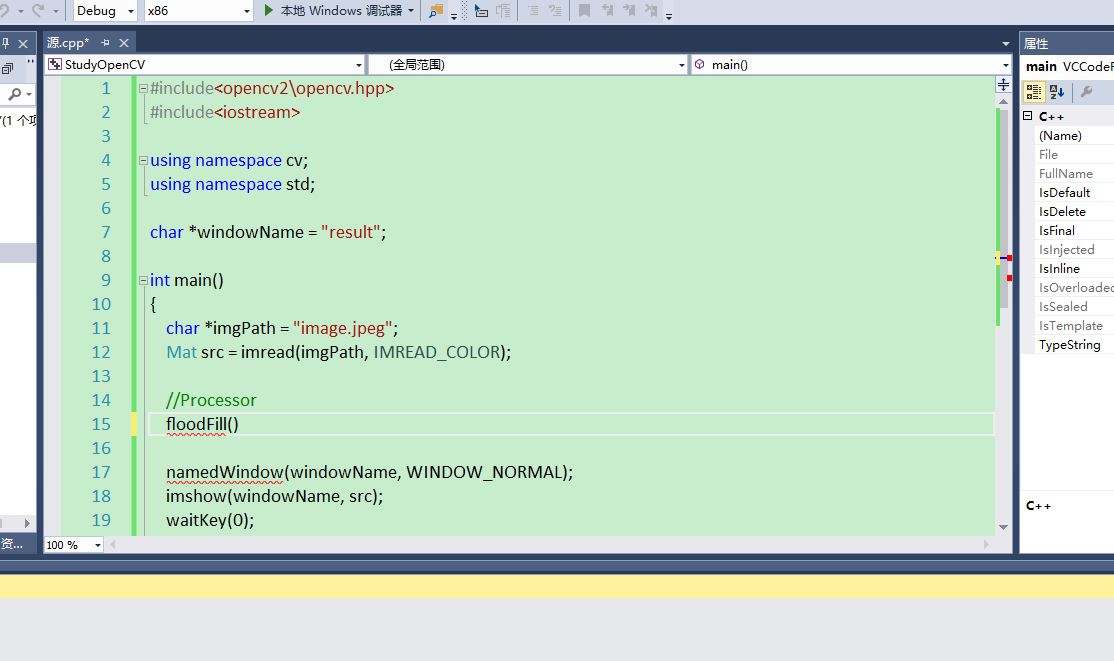
//> input picture StudyOpenCV/test.jpg, 1114 x 661 px
$ ./floodfill   (built with g++ and OpenCV 4)
//> lines starting //> are read from the running program, lines starting //| are printed output that depends on the picture; after the words box and inside, x2 and y2 are one past the last pixel; in counts of white or black regions, pixels touching at a corner belong together
#include<opencv2\opencv.hpp>
#include<iostream>

using namespace cv;
using namespace std;

char *windowName = "result";

int main()
{
	char *imgPath = "test.jpg";
	Mat src = imread(imgPath, IMREAD_COLOR);
//> src is the input picture: 661 rows x 1114 cols, CV_8UC3; mean B, G, R 201.1, 219.1, 196.5
	Vec3b pf = src.at<Vec3b>(10,10);
//> pf = [233, 217, 211]
	Scalar color(pf);
//> color = Scalar(233, 217, 211)
	cout << int(pf[0]) << endl;
//| 233

	// [6 lines of commented-out code are left out]
	Rect ccomp;
	int area = floodFill(src, Point(200, 300), color, &ccomp, Scalar(20, 20, 20), Scalar(20, 20, 20));
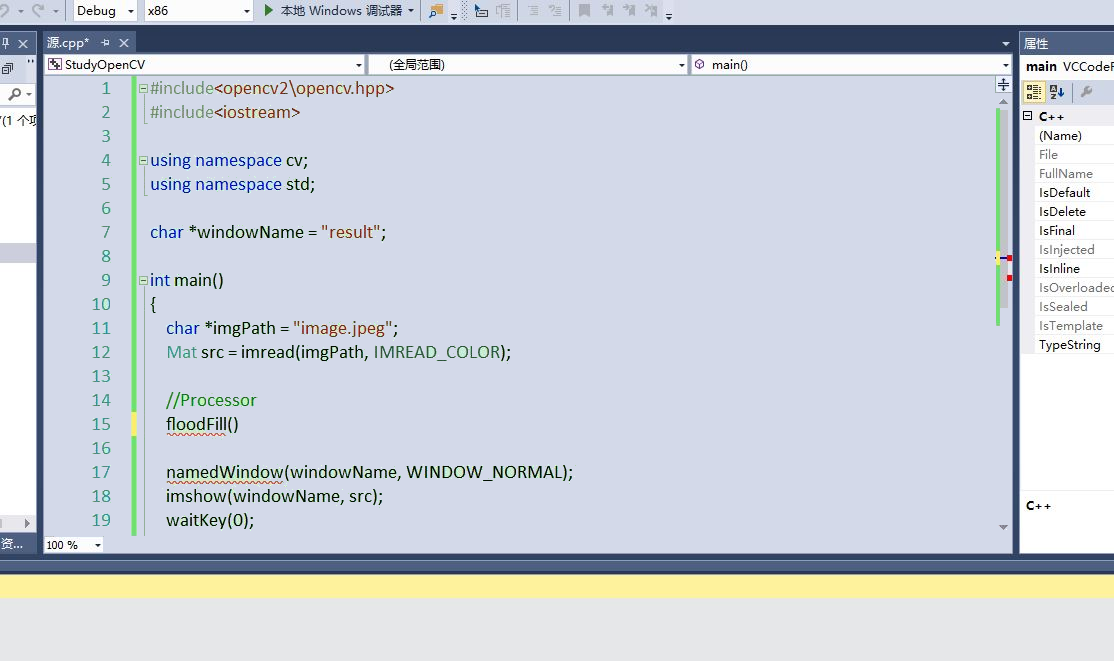
//> src: 661 rows x 1114 cols, CV_8UC3; mean B, G, R 216.8, 207.6, 201.7
//> ccomp = Rect(44, 76, 968, 477); area = 435049
	rectangle(src, ccomp, Scalar(0, 0, 255), 5, 8);
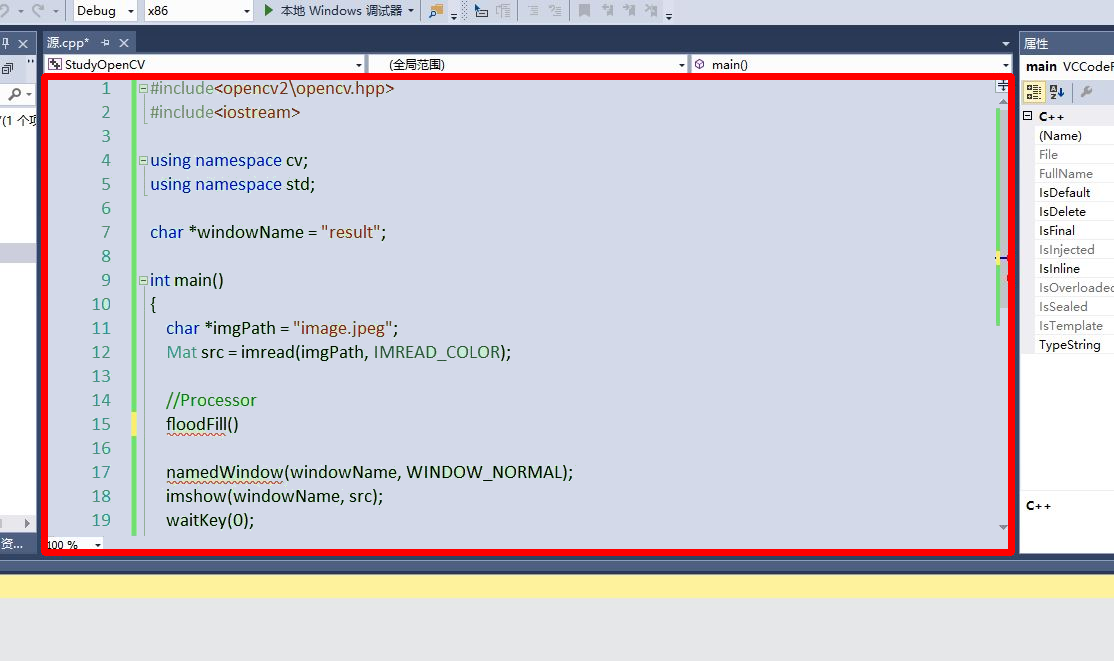
//> src: 661 rows x 1114 cols, CV_8UC3; 2.74% of pixels changed, all inside (x1, y1, x2, y2) = (41, 73, 1015, 556)
	cout << area << endl;
//| 435049

	namedWindow(windowName, WINDOW_NORMAL);
	imshow(windowName, src);
	waitKey(0);
	return 0;
}
